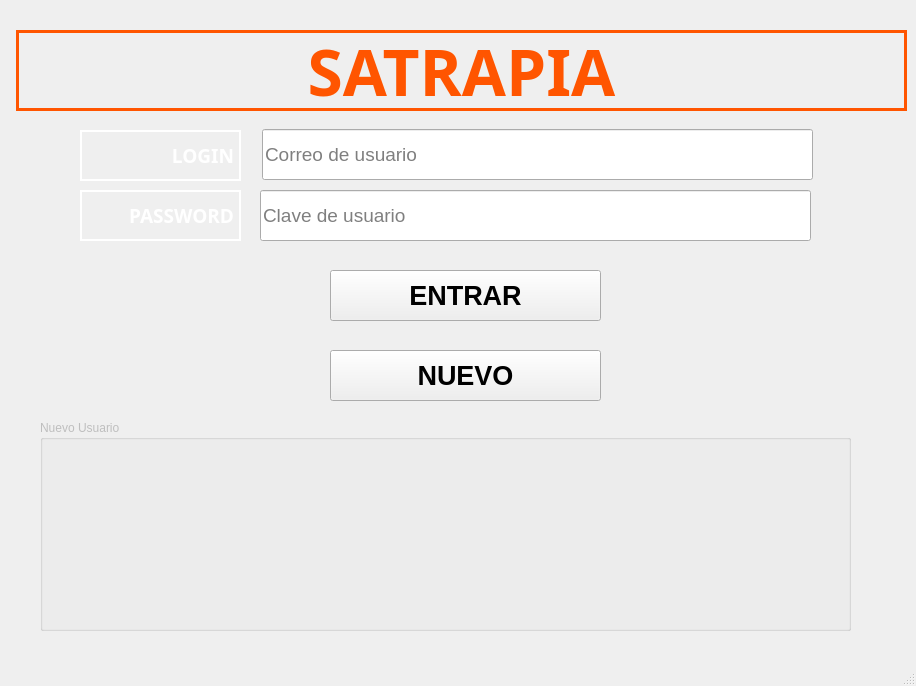
<?xml version="1.0" encoding="UTF-8"?>
<ui version="4.0">
 <class>MainWindow</class>
 <widget class="QMainWindow" name="MainWindow">
  <property name="geometry">
   <rect>
    <x>0</x>
    <y>0</y>
    <width>916</width>
    <height>686</height>
   </rect>
  </property>
  <property name="windowTitle">
   <string>SATRAPIA</string>
  </property>
  <property name="documentMode">
   <bool>false</bool>
  </property>
  <widget class="QWidget" name="centralwidget">
   <widget class="QLabel" name="label">
    <property name="geometry">
     <rect>
      <x>80</x>
      <y>130</y>
      <width>161</width>
      <height>51</height>
     </rect>
    </property>
    <property name="palette">
     <palette>
      <active>
       <colorrole role="WindowText">
        <brush brushstyle="SolidPattern">
         <color alpha="255">
          <red>255</red>
          <green>255</green>
          <blue>255</blue>
         </color>
        </brush>
       </colorrole>
      </active>
      <inactive>
       <colorrole role="WindowText">
        <brush brushstyle="SolidPattern">
         <color alpha="255">
          <red>255</red>
          <green>255</green>
          <blue>255</blue>
         </color>
        </brush>
       </colorrole>
      </inactive>
      <disabled>
       <colorrole role="WindowText">
        <brush brushstyle="SolidPattern">
         <color alpha="255">
          <red>120</red>
          <green>120</green>
          <blue>120</blue>
         </color>
        </brush>
       </colorrole>
      </disabled>
     </palette>
    </property>
    <property name="font">
     <font>
      <family>Mongolian Baiti</family>
      <pointsize>14</pointsize>
      <weight>75</weight>
      <bold>true</bold>
     </font>
    </property>
    <property name="cursor">
     <cursorShape>CrossCursor</cursorShape>
    </property>
    <property name="autoFillBackground">
     <bool>false</bool>
    </property>
    <property name="frameShape">
     <enum>QFrame::Box</enum>
    </property>
    <property name="lineWidth">
     <number>2</number>
    </property>
    <property name="text">
     <string>LOGIN</string>
    </property>
    <property name="alignment">
     <set>Qt::AlignRight|Qt::AlignTrailing|Qt::AlignVCenter</set>
    </property>
   </widget>
   <widget class="QLabel" name="label_2">
    <property name="geometry">
     <rect>
      <x>80</x>
      <y>190</y>
      <width>161</width>
      <height>51</height>
     </rect>
    </property>
    <property name="palette">
     <palette>
      <active>
       <colorrole role="WindowText">
        <brush brushstyle="SolidPattern">
         <color alpha="255">
          <red>255</red>
          <green>255</green>
          <blue>255</blue>
         </color>
        </brush>
       </colorrole>
      </active>
      <inactive>
       <colorrole role="WindowText">
        <brush brushstyle="SolidPattern">
         <color alpha="255">
          <red>255</red>
          <green>255</green>
          <blue>255</blue>
         </color>
        </brush>
       </colorrole>
      </inactive>
      <disabled>
       <colorrole role="WindowText">
        <brush brushstyle="SolidPattern">
         <color alpha="255">
          <red>120</red>
          <green>120</green>
          <blue>120</blue>
         </color>
        </brush>
       </colorrole>
      </disabled>
     </palette>
    </property>
    <property name="font">
     <font>
      <family>Mongolian Baiti</family>
      <pointsize>14</pointsize>
      <weight>75</weight>
      <bold>true</bold>
     </font>
    </property>
    <property name="cursor">
     <cursorShape>CrossCursor</cursorShape>
    </property>
    <property name="autoFillBackground">
     <bool>false</bool>
    </property>
    <property name="frameShape">
     <enum>QFrame::Box</enum>
    </property>
    <property name="lineWidth">
     <number>2</number>
    </property>
    <property name="text">
     <string>PASSWORD</string>
    </property>
    <property name="alignment">
     <set>Qt::AlignRight|Qt::AlignTrailing|Qt::AlignVCenter</set>
    </property>
   </widget>
   <widget class="QPushButton" name="btnEntrar">
    <property name="geometry">
     <rect>
      <x>330</x>
      <y>270</y>
      <width>271</width>
      <height>51</height>
     </rect>
    </property>
    <property name="font">
     <font>
      <pointsize>20</pointsize>
      <weight>75</weight>
      <bold>true</bold>
     </font>
    </property>
    <property name="toolTip">
     <string>Entrar a la aplicación</string>
    </property>
    <property name="text">
     <string>ENTRAR</string>
    </property>
   </widget>
   <widget class="QLabel" name="label_3">
    <property name="geometry">
     <rect>
      <x>16</x>
      <y>30</y>
      <width>891</width>
      <height>81</height>
     </rect>
    </property>
    <property name="palette">
     <palette>
      <active>
       <colorrole role="WindowText">
        <brush brushstyle="SolidPattern">
         <color alpha="255">
          <red>255</red>
          <green>85</green>
          <blue>0</blue>
         </color>
        </brush>
       </colorrole>
      </active>
      <inactive>
       <colorrole role="WindowText">
        <brush brushstyle="SolidPattern">
         <color alpha="255">
          <red>255</red>
          <green>85</green>
          <blue>0</blue>
         </color>
        </brush>
       </colorrole>
      </inactive>
      <disabled>
       <colorrole role="WindowText">
        <brush brushstyle="SolidPattern">
         <color alpha="255">
          <red>120</red>
          <green>120</green>
          <blue>120</blue>
         </color>
        </brush>
       </colorrole>
      </disabled>
     </palette>
    </property>
    <property name="font">
     <font>
      <family>Yu Gothic UI Semibold</family>
      <pointsize>48</pointsize>
      <weight>75</weight>
      <bold>true</bold>
     </font>
    </property>
    <property name="frameShape">
     <enum>QFrame::Box</enum>
    </property>
    <property name="frameShadow">
     <enum>QFrame::Plain</enum>
    </property>
    <property name="lineWidth">
     <number>3</number>
    </property>
    <property name="midLineWidth">
     <number>1</number>
    </property>
    <property name="text">
     <string>SATRAPIA</string>
    </property>
    <property name="alignment">
     <set>Qt::AlignCenter</set>
    </property>
   </widget>
   <widget class="QGroupBox" name="groupBox">
    <property name="enabled">
     <bool>false</bool>
    </property>
    <property name="geometry">
     <rect>
      <x>40</x>
      <y>420</y>
      <width>811</width>
      <height>211</height>
     </rect>
    </property>
    <property name="title">
     <string>Nuevo Usuario</string>
    </property>
    <property name="flat">
     <bool>false</bool>
    </property>
   </widget>
   <widget class="QPushButton" name="btnNuevo">
    <property name="geometry">
     <rect>
      <x>330</x>
      <y>350</y>
      <width>271</width>
      <height>51</height>
     </rect>
    </property>
    <property name="font">
     <font>
      <pointsize>20</pointsize>
      <weight>75</weight>
      <bold>true</bold>
     </font>
    </property>
    <property name="toolTip">
     <string>Entrar a la aplicación</string>
    </property>
    <property name="text">
     <string>NUEVO</string>
    </property>
   </widget>
   <widget class="QLineEdit" name="txtLogin">
    <property name="geometry">
     <rect>
      <x>262</x>
      <y>129</y>
      <width>551</width>
      <height>51</height>
     </rect>
    </property>
    <property name="font">
     <font>
      <pointsize>14</pointsize>
     </font>
    </property>
    <property name="placeholderText">
     <string>Correo de usuario</string>
    </property>
   </widget>
   <widget class="QLineEdit" name="txtPass">
    <property name="geometry">
     <rect>
      <x>260</x>
      <y>190</y>
      <width>551</width>
      <height>51</height>
     </rect>
    </property>
    <property name="font">
     <font>
      <pointsize>14</pointsize>
     </font>
    </property>
    <property name="placeholderText">
     <string>Clave de usuario</string>
    </property>
    <property name="clearButtonEnabled">
     <bool>true</bool>
    </property>
   </widget>
  </widget>
  <widget class="QMenuBar" name="menubar">
   <property name="geometry">
    <rect>
     <x>0</x>
     <y>0</y>
     <width>916</width>
     <height>21</height>
    </rect>
   </property>
  </widget>
  <widget class="QStatusBar" name="statusbar"/>
 </widget>
 <resources/>
 <connections/>
</ui>
